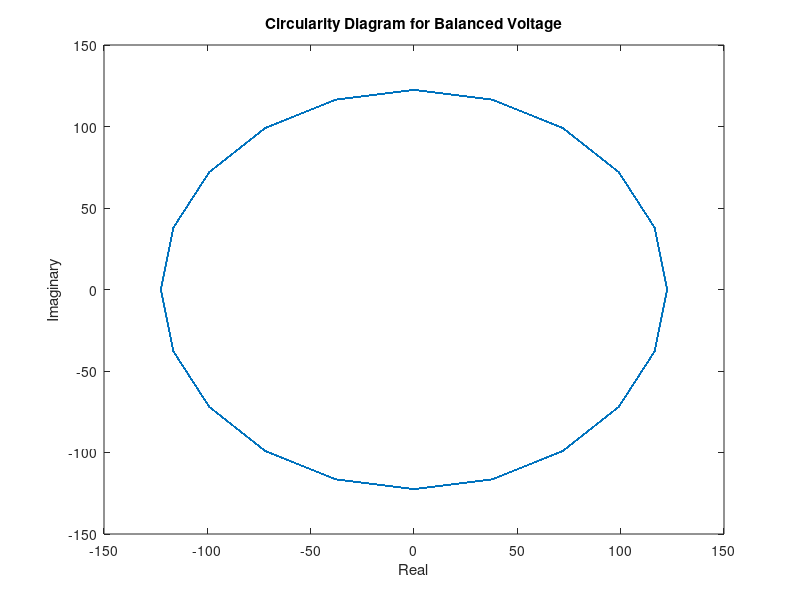
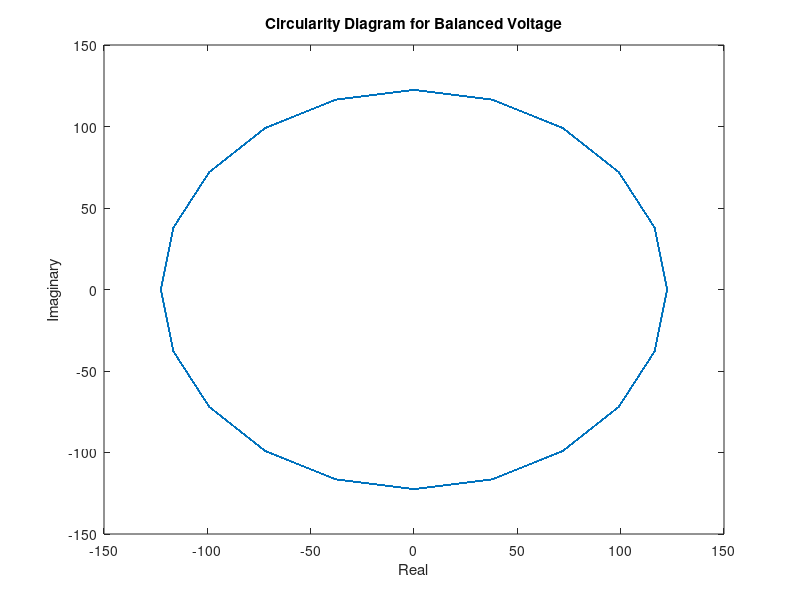
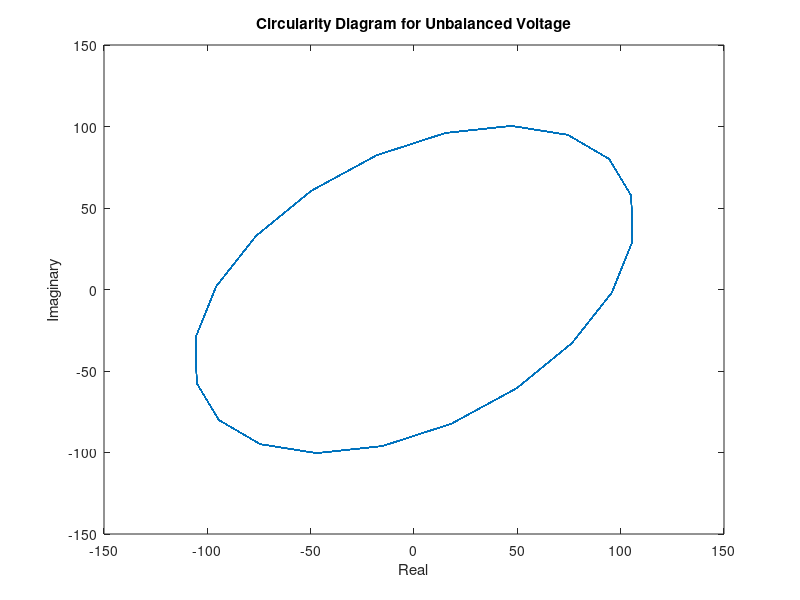

Here is the MATLAB script that generated these plots, in order:
% ASPMI Exercise 4.1c
% Generate two sets of complex voltages, one balanced and one unbalanced. 
% Plot the circularity diagrams of these complex ? ? ? voltages.

% Generate two sets of complex voltages - one balanced, one unbalanced
% Common Parameters
N = 1000;
f0 = 50;
fs = 1000;
phi = 0;

% Balanced voltage parameters
Va = 100*ones(N,1);
Vb = 100*ones(N,1);
Vc = 100*ones(N,1);
deltab_deg = 0;
deltac_deg = 0;
deltab = deltab_deg*pi/180;
deltac = deltac_deg*pi/180;

% Use general formula
A_balanced = zeros(N,1);
B_balanced = zeros(N,1);
v_balanced = zeros(N,1);
for n=1:N 
    A_balanced(n) = (sqrt(6)/6)*(Va(n) + ...
            Vb(n)*exp(1i*deltab) + ...
            Vc(n)*exp(1i*deltac));
    B_balanced(n) = (sqrt(6)/6)*(Va(n) + ...
            Vb(n)*exp(-1i*(deltab+2*pi/3)) + ... 
            Vc(n)*exp(-1i*(deltac-2*pi/3)) );
    v_balanced(n) = A_balanced(n)*exp(1i*(2*pi*f0*n/fs+phi)) + ...
            B_balanced(n)*exp(-1i*(2*pi*f0*n/fs+phi));
end
figure(1)
plot(real(v_balanced),imag(v_balanced));
title('Circularity Diagram for Balanced Voltage')
xlabel('Real')
ylabel('Imaginary')

% Use specific formula for balanced voltage
v_balanced_2 = zeros(N,1);
for n=1:N
    v_balanced_2(n) = sqrt(3/2)*Va(n)*exp(1i*(2*pi*f0*n/fs+phi));
end
figure(2)
plot(real(v_balanced_2),imag(v_balanced_2));
title('Circularity Diagram for Balanced Voltage')
xlabel('Real')
ylabel('Imaginary')

% Unbalanced voltage parameters
Va_2 = 100*ones(N,1);
Vb_2 = 50*ones(N,1);
Vc_2 = 100*ones(N,1);
deltab_deg_2 = 20;
deltac_deg_2 = 0;
deltab_2 = deltab_deg_2*pi/180;
deltac_2 = deltac_deg_2*pi/180;

% Use general formula
A_unbalanced = zeros(N,1);
B_unbalanced = zeros(N,1);
v_unbalanced = zeros(N,1);
for n=1:N 
    A_unbalanced(n) = (sqrt(6)/6)*(Va_2(n) + ...
            Vb_2(n)*exp(1i*deltab_2) + ...
            Vc_2(n)*exp(1i*deltac_2));
    B_unbalanced(n) = (sqrt(6)/6)*(Va_2(n) + ...
            Vb_2(n)*exp(-1i*(deltab_2+2*pi/3)) + ... 
            Vc_2(n)*exp(-1i*(deltac_2-2*pi/3)) );
    v_unbalanced(n) = A_unbalanced(n)*exp(1i*(2*pi*f0*n/fs+phi)) + ...
            B_unbalanced(n)*exp(-1i*(2*pi*f0*n/fs+phi));
end
figure(3)
plot(real(v_unbalanced),imag(v_unbalanced));
title('Circularity Diagram for Unbalanced Voltage')
xlabel('Real')
ylabel('Imaginary')